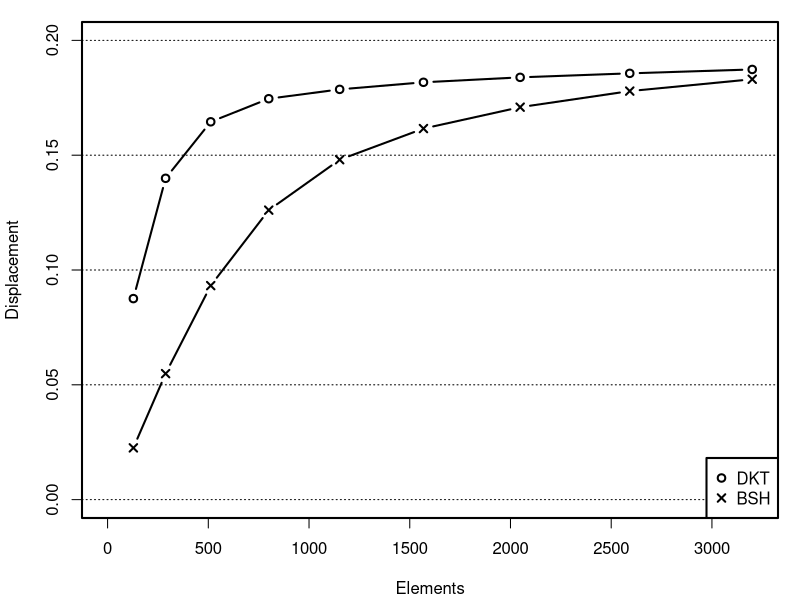

The R source for this figure:
#
# Graph: modified Scordelis-Lo roof
#

n2e <- function(x) (2*4*x*x); # size to element count

hem <- read.csv("hemisphere.csv");

# Compute radial displacement
d <- apply(cbind(hem$x,hem$y,hem$z), 1, function(x) (sqrt(sum(x*x)))) - 10
hem <- data.frame(hem, d=d);

# Plot to PDF
pdf("hemisphere.pdf", width=7, height=4);
p <- par(lwd=2, mar=c(4,4,1,1)+0.1);

plot(c(1,3200), c(0,0.2), type="n", xlab="Elements", ylab="Displacement");
abline(h=axTicks(2), lty="dotted", lwd=1); # Grid lines

n <- "optdkt";
lines(n2e(hem$size[hem$name == n]), hem$d[hem$name == n], type="b", col="black", pch=1);

n<- "bezier2";
lines(n2e(hem$size[hem$name == n]), hem$d[hem$name == n], type="b", col="black", pch=4);

legend("bottomright", c("DKT","BSH"), pch=c(1,4), col=c("black","black"), bg="white");

dev.off()
par(p);
